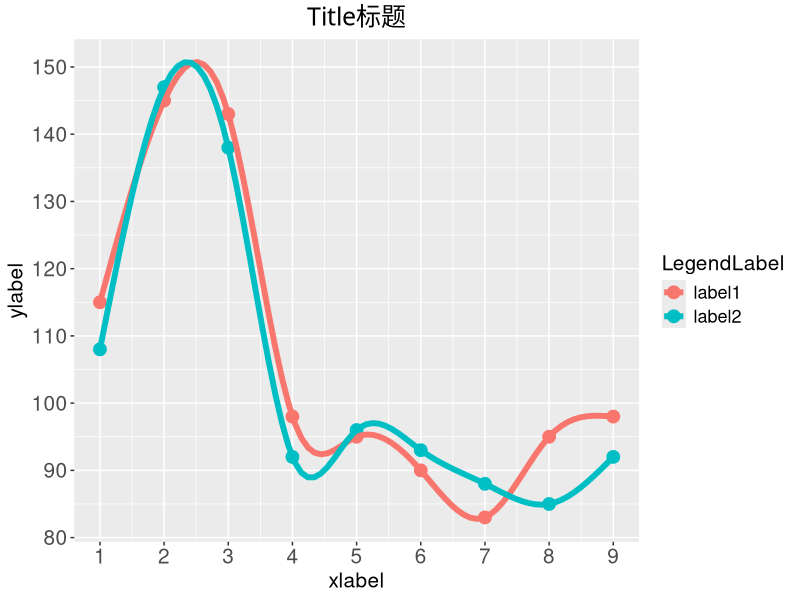

R code for this plot:
library(ggplot2)
library(reshape2)

#导入数据
mydata <- read.table("data.txt", sep="\t", header=TRUE)
print(mydata)

#用melt将mydata转换成long型，便于两组数据一起画图
mydata_long <- melt(mydata, id=c("ID","Class"), variable.name="ScoreNo", value.name="Score")
print(mydata_long)

fig <- ggplot(data=mydata_long, aes(x=ID, y=Score)) 
fig <- fig + geom_point(size=4, aes(color=ScoreNo)) 

#折线图
#fig <- fig + geom_line(lwd=2, aes(color=ScoreNo)) 

#光滑曲线(spline后面的8可调节)
fig <- fig + geom_smooth(lwd=2, se=FALSE, formula = y ~ splines::ns(x,8), method="lm", aes(color=ScoreNo))
#se:在图中显示灰色置信区间，FALSE代表隐藏

#fig <- fig + xlim(0,9) + ylim(80,160)
fig <- fig + scale_x_continuous(breaks=seq(0,10,1))
fig <- fig + scale_y_continuous(breaks=seq(80,150,10))

fig <- fig + labs(title="Title标题", color="LegendLabel") #图例标题

fig <- fig + scale_color_discrete(labels=c("label1","label2"))	
#图例小标签，因为图例是color区分的所以scale后面是color

fig <- fig + xlab(label="xlabel") + ylab(label="ylabel")
fig <- fig + theme(plot.title=element_text(family="STKaiti", hjust=0.5))#标题居中,STKaiti可以显示中文

fig <- fig + theme(title=element_text(size=15, color='black'),
					axis.title.x=element_text(size=15),	#x轴label字体
					axis.title.y=element_text(size=15),	#y轴label字体
					axis.text.x=element_text(size=15),	#x轴标签刻度字体
					axis.text.y=element_text(size=15))	#y轴标签刻度字体

#调整图例
fig <- fig + theme(legend.position="right",	#bottom/top/left
					legend.title=element_text(size=15),
					legend.text=element_text(size=13))

#导出图像
ggsave("lines.png", dpi=300, width=9, height=6)

























